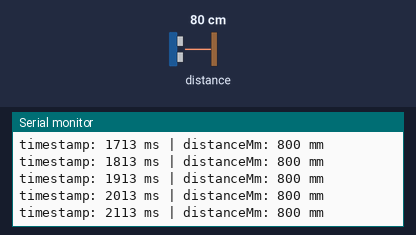
The sketch below on a simulated ESP32. Parts: the last lines printed to the serial monitor. The test bench sets the inputs (shaded band); at power-on: distance to the obstacle 80 cm.

Above: at 2.2 s.
2.3 s: distance to the obstacle set to 250 cm
At 2.35 s:
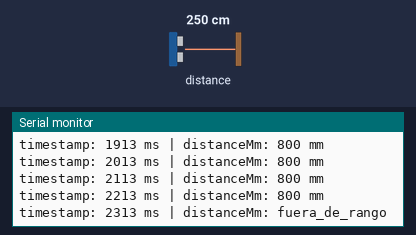
3.9 s: distance to the obstacle set to 2 cm
At 3.95 s:
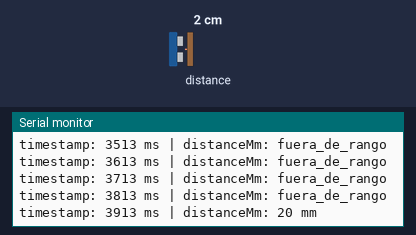

The sketch:

distanceMm_real.ino
```cpp
#include <Wire.h>
#include "Adafruit_VL53L0X.h"

const int SDA_PIN = 21;
const int SCL_PIN = 22;

const unsigned long READ_INTERVAL_MS = 100;

Adafruit_VL53L0X lox = Adafruit_VL53L0X();

unsigned long lastReadMs = 0;

void setup() {
  Serial.begin(115200);
  delay(1000);

  Serial.println();
  Serial.println("================================");
  Serial.println("RESPIRA+ Fase 4B");
  Serial.println("Lectura real VL53L0X");
  Serial.println("================================");

  Wire.begin(SDA_PIN, SCL_PIN);
  Wire.setClock(100000);

  Serial.println("Inicializando VL53L0X...");

  if (!lox.begin()) {
    Serial.println("ERROR: No se detecto el VL53L0X.");
    Serial.println("Revisa VCC, GND, SDA y SCL.");
    Serial.println("Direccion esperada: 0x29");
    while (true) {
      delay(1000);
    }
  }

  Serial.println("VL53L0X detectado correctamente.");
  Serial.println("Mueve un objeto frente al sensor para ver distanceMm.");
}

void loop() {
  unsigned long now = millis();

  if (now - lastReadMs >= READ_INTERVAL_MS) {
    lastReadMs = now;

    VL53L0X_RangingMeasurementData_t measure;
    lox.rangingTest(&measure, false);

    Serial.print("timestamp: ");
    Serial.print(now);
    Serial.print(" ms | ");

    if (measure.RangeStatus != 4) {
      Serial.print("distanceMm: ");
      Serial.print(measure.RangeMilliMeter);
      Serial.println(" mm");
    } else {
      Serial.println("distanceMm: fuera_de_rango");
    }
  }
}
```

Measured:
- after the input at 2.3 s, the serial monitor: prints a new line after 0.05 s (image 1)
